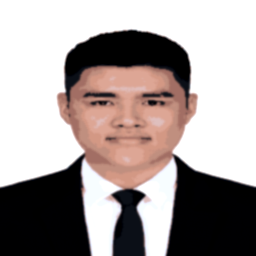
#> input picture assets/images/cartoon_pet.png, 256 x 256 px
$ python -i process_photo.py   (imports and definitions only)
#> lines starting #> are read from the running program, lines starting #| are printed output that depends on the picture; after the words box and inside, x2 and y2 are one past the last pixel; in counts of white or black regions, pixels touching at a corner belong together
#!/usr/bin/env python3
"""
照片卡通化测试程序
"""

import cv2
import numpy as np
from PIL import Image
import os

def simple_cartoonize(input_path, output_path, size=(256, 256)):
    """
    简化的卡通化算法
    """
#> called with input_path = 'assets/images/cartoon_pet.png', output_path = 'out.png', size = (256, 256)
    print(f"处理照片: {input_path}")

    # 读取图像
    img = cv2.imread(input_path)
#> img is the input picture: shape (256, 256, 3); mean B, G, R 155.4, 157.2, 166.4
    if img is None:
        print(f"错误: 无法读取图像 {input_path}")
        return False

    print(f"原始尺寸: {img.shape}")
#| 原始尺寸: (256, 256, 3)

    # 调整大小
    img = cv2.resize(img, size)

    # 转换为RGB（OpenCV使用BGR）
    img_rgb = cv2.cvtColor(img, cv2.COLOR_BGR2RGB)

    # 方法1: 简化的卡通效果
    try:
        # 1. 边缘检测
        gray = cv2.cvtColor(img, cv2.COLOR_BGR2GRAY)
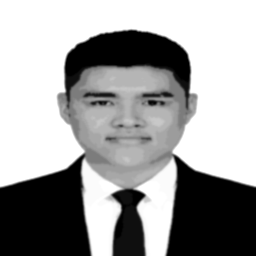
#> gray: shape (256, 256); min 0, max 255, mean 159.7
        gray = cv2.medianBlur(gray, 5)
        edges = cv2.adaptiveThreshold(gray, 255,
                                     cv2.ADAPTIVE_THRESH_MEAN_C,
                                     cv2.THRESH_BINARY, 9, 9)
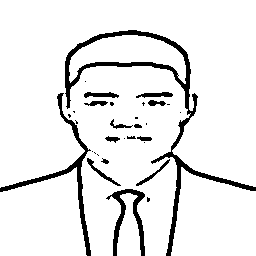
#> edges: shape (256, 256); 91.4% white; 31 black regions (16 under 20 px), largest, box (x1, y1, x2, y2) and area: (65, 30, 256, 256) 2769, (0, 93, 91, 256) 1122, (106, 189, 145, 256) 733

        # 2. 颜色量化（减少颜色数量）
        # 使用双边滤波平滑颜色
        color = cv2.bilateralFilter(img, 9, 75, 75)

        # 3. 减少颜色数量
        Z = color.reshape((-1, 3))
        Z = np.float32(Z)

        # 定义K-Means参数
        criteria = (cv2.TERM_CRITERIA_EPS + cv2.TERM_CRITERIA_MAX_ITER, 10, 1.0)
        K = 8  # 颜色数量
        _, labels, centers = cv2.kmeans(Z, K, None, criteria, 10, cv2.KMEANS_RANDOM_CENTERS)
#> centers = [[103.6, 113.3, 158.3], [128.5, 144.9, 197.9], [55.07, 52.2, 62.01], [161.4, 156.9, 167.3], [150.3, 165.5, 218], [213.8, 209.9, 220.5], [3.63, 1.9, 1.67], [254.6, 254.4, 254.2]]

        # 转换回uint8
        centers = np.uint8(centers)
#> centers = [[103, 113, 158], [128, 144, 197], [55, 52, 62], [161, 156, 167], [150, 165, 218], [213, 209, 220], [3, 1, 1], [254, 254, 254]]
        res = centers[labels.flatten()]
        color_quantized = res.reshape((color.shape))
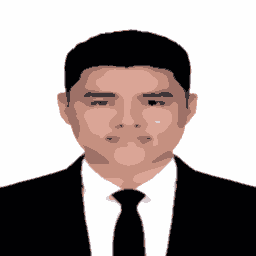
#> color_quantized: shape (256, 256, 3); mean B, G, R 154.8, 156.6, 166.1

        # 4. 合并边缘和颜色
        cartoon = cv2.bitwise_and(color_quantized, color_quantized, mask=edges)
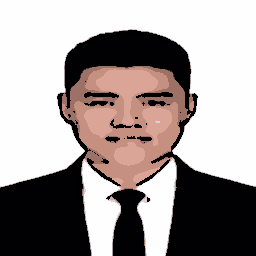
#> cartoon: shape (256, 256, 3); mean B, G, R 151.2, 152.9, 161.2

        # 保存结果
        cv2.imwrite(output_path, cartoon)

        print(f"卡通化完成: {output_path}")

        # 显示对比
        print("\n对比:")
        print(f"  原始: {os.path.getsize(input_path) / 1024:.1f} KB")
        print(f"  卡通: {os.path.getsize(output_path) / 1024:.1f} KB")

        return True

    except Exception as e:
        print(f"卡通化失败: {e}")

        # 备用方案：简单的颜色简化
        try:
            # 转换为PIL图像
            pil_img = Image.fromarray(img_rgb)

            # 减少颜色数量
            pil_img = pil_img.convert('P', palette=Image.ADAPTIVE, colors=16)

            # 保存
            pil_img.save(output_path)
            print(f"使用备用方案完成: {output_path}")
            return True

        except Exception as e2:
            print(f"备用方案也失败: {e2}")
            return False

# [85 lines left out: functions create_pet_variations, main, not called in this run]

# [2 lines not run here, left out]

>>> result = simple_cartoonize('assets/images/cartoon_pet.png', 'out.png')
